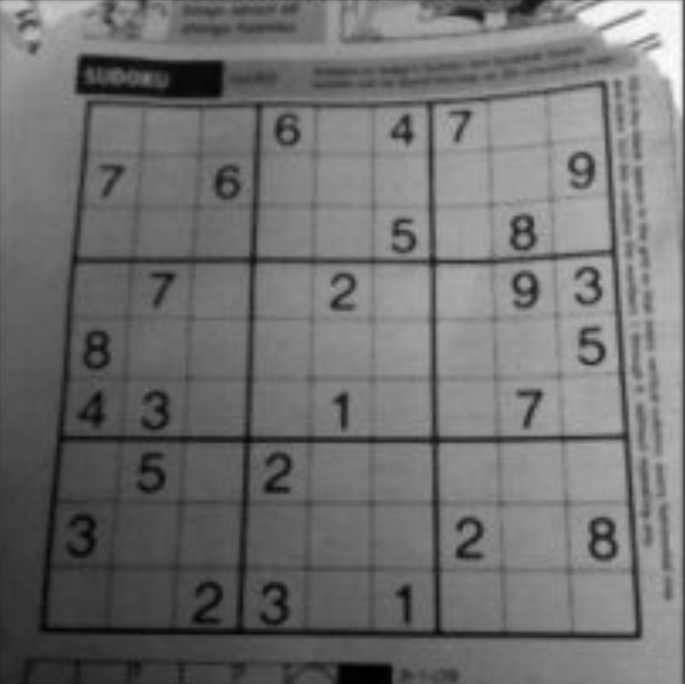
#> input picture LAB/Lab_16/sudoku.png, 685 x 684 px
$ jupyter execute LAB16.ipynb
#> lines starting #> are read from the running program, lines starting #| are printed output that depends on the picture; after the words box and inside, x2 and y2 are one past the last pixel; in counts of white or black regions, pixels touching at a corner belong together
---
Author: The Tuan Trinh \
Date: 18/06/2026
---

[cell 1]
import os
import platform
print("=" * 100)
print("OS Name:", os.name)
print("System:", platform.system())
print("Release:", platform.release())
print("Machine:", platform.machine())
print("Processor:", platform.processor())
print("Platform:", platform.platform())

print("\nEnvironment Variables (sample):")
for key, value in list(os.environ.items())[:15]:
    print(f"{key} = {value}")

[cell 2]
platform.python_version()

# Lab 16 - Hough Line

## Hough Transform in OpenCV

[cell 3]
import cv2 as cv
import numpy as np
import matplotlib.pyplot as plt

img = cv.imread(cv.samples.findFile('sudoku.png'))
#> img is the input picture: shape (684, 685, 3); mean B, G, R 112.1, 112.1, 112.1
gray = cv.cvtColor(img,cv.COLOR_BGR2GRAY)
edges = cv.Canny(gray,50,150,apertureSize = 3)
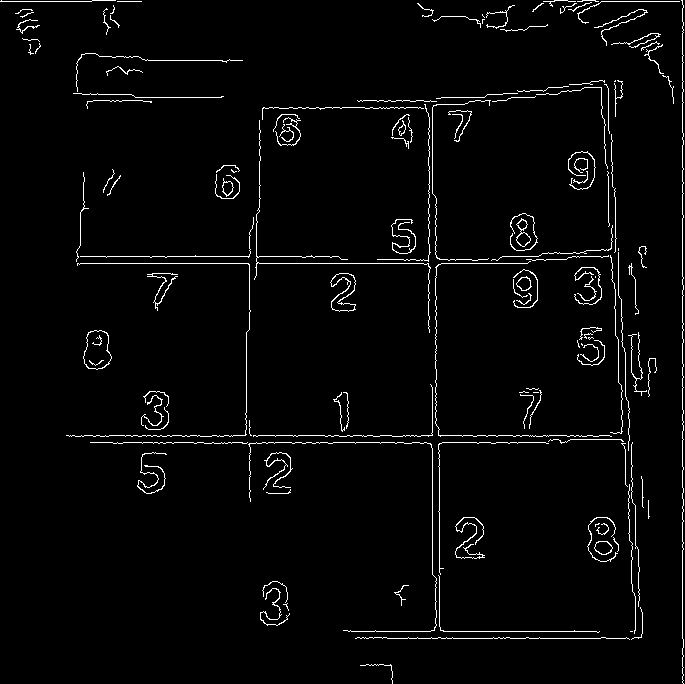
#> edges: shape (684, 685); 2.7% white in thin lines or dots

lines = cv.HoughLines(edges,1,np.pi/180,200)
#> lines = [[682, 0], [263, 1.57], [435, 1.57], [442, 1.57], [256, 1.57], [432, 0], [631, 1.57], [638, 1.57], [1, 1.57]]
for line in lines:
    rho,theta = line[0]
    a = np.cos(theta)
    b = np.sin(theta)
    x0 = a*rho
    y0 = b*rho
    x1 = int(x0 + 1000*(-b))
    y1 = int(y0 + 1000*(a))
    x2 = int(x0 - 1000*(-b))
    y2 = int(y0 - 1000*(a))

    cv.line(img,(x1,y1),(x2,y2),(0,0,255),2)
#> this loop made 9 passes
#> (rho, theta, a, b, x0, y0, x1, y1) on passes 1 to 8: (682, 0, 1, 0, 682, 0, 682, 1000), (263, 1.57, -4.37e-08, 1, -1.15e-05, 263, -1000, 262), (435, 1.57, -4.37e-08, 1, -1.9e-05, 435, -1000, 434), (442, 1.57, -4.37e-08, 1, -1.93e-05, 442, -1000, 441), (256, 1.57, -4.37e-08, 1, -1.12e-05, 256, -1000, 255), (432, 0, 1, 0, 432, 0, 432, 1000), (631, 1.57, -4.37e-08, 1, -2.76e-05, 631, -1000, 630), (638, 1.57, -4.37e-08, 1, -2.79e-05, 638, -1000, 637)
#> (rho, theta, b, x0, y0, x1, y1, x2) on pass 9: (1, 1.57, 1, -4.37e-08, 1, -1000, 0, 999)
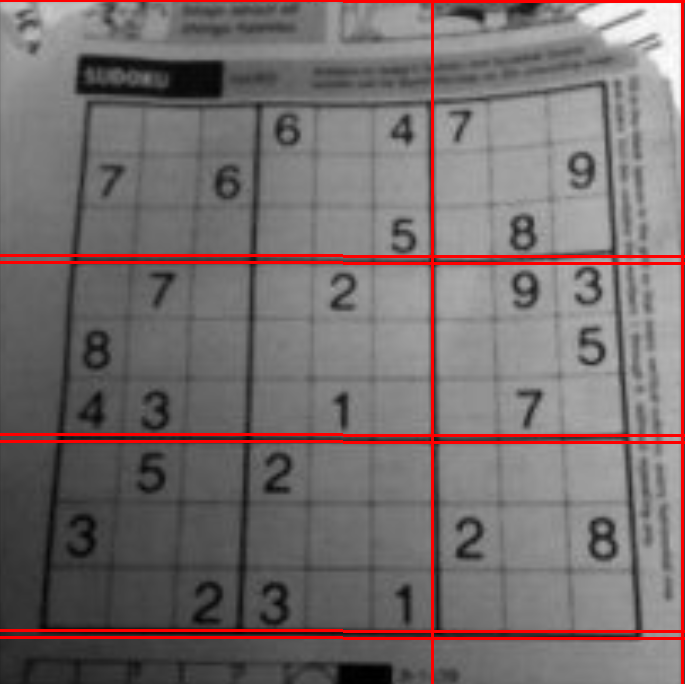
#> img: shape (684, 685, 3); 3.85% of pixels changed, all inside (x1, y1, x2, y2) = (0, 0, 685, 684)

cv.imwrite('houghlines3.jpg',img)
plt.figure(figsize=(10,8))
plt.subplot(121)
plt.imshow(gray,cmap = 'gray')
plt.title('Original Image'), plt.xticks([]), plt.yticks([])
plt.subplot(122)
plt.imshow(img,cmap = 'gray')
plt.title('Hough Lines'), plt.xticks([]), plt.yticks([])
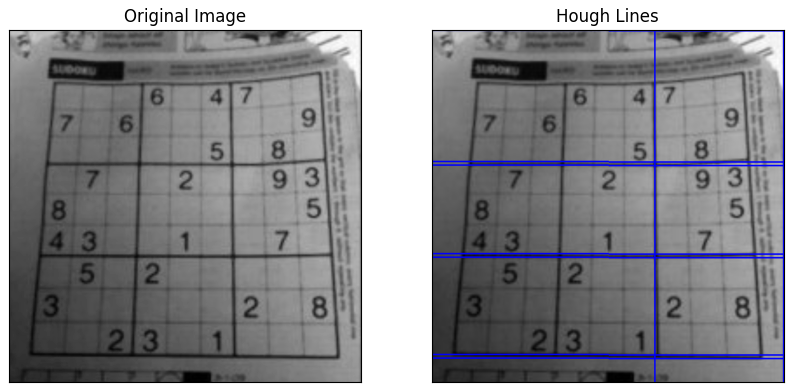
#> figure drawn by matplotlib, 2 panels; B, G, R data is drawn as R, G, B

## Probabilistic Hough Transform

[cell 4]
edges = cv.Canny(gray,50,150,apertureSize = 3)
lines = cv.HoughLinesP(edges,1,np.pi/180,100,minLineLength=100,maxLineGap=10)
#> lines = 15 rows, first 6: [682, 682, 682, 0], [77, 263, 428, 263], [90, 442, 426, 442], [403, 435, 609, 435], [77, 256, 338, 256], [432, 574, 432, 448]
for line in lines:
    x1,y1,x2,y2 = line[0]
    cv.line(img,(x1,y1),(x2,y2),(0,255,0),2)
#> this loop made 15 passes
#> (x1, y1, x2, y2) on passes 1 to 12: (682, 682, 682, 0), (77, 263, 428, 263), (90, 442, 426, 442), (403, 435, 609, 435), (77, 256, 338, 256), (432, 574, 432, 448), (443, 631, 599, 631), (355, 638, 638, 638), (125, 436, 232, 436), (439, 637, 439, 443), (435, 368, 435, 267), (377, 259, 498, 259)
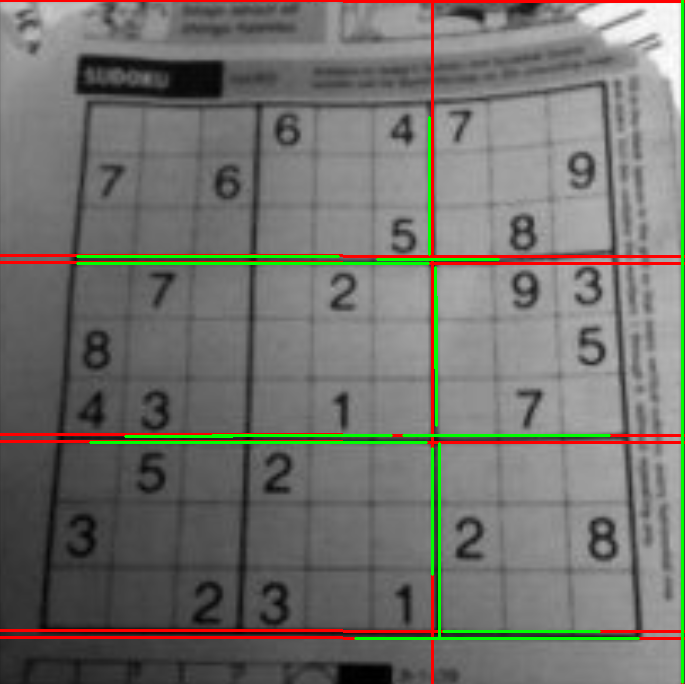
#> img: shape (684, 685, 3); 2.13% of pixels changed, all inside (x1, y1, x2, y2) = (76, 0, 684, 684)

cv.imwrite('houghlines5.jpg',img)

plt.figure(figsize=(10,8))
plt.subplot(121)
plt.imshow(gray,cmap = 'gray')
plt.title('Original Image'), plt.xticks([]), plt.yticks([])
plt.subplot(122)
plt.imshow(img,cmap = 'gray')
plt.title('Hough Lines'), plt.xticks([]), plt.yticks([])
#> figure, not shown here; B, G, R data is drawn as R, G, B
